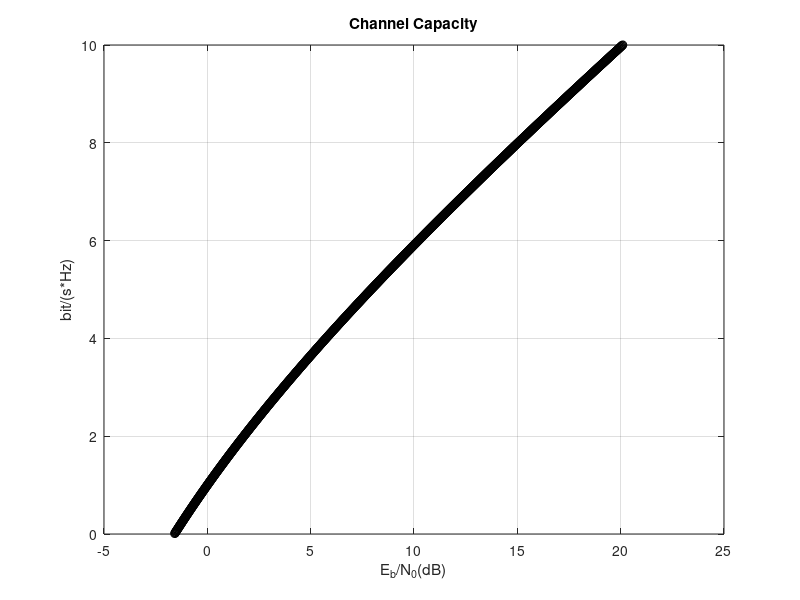

The MATLAB script that drew this image:
r = [0:0.01:10];
EbN0 = 10*log10((2.^r-1)./r);

figure;plot(EbN0,r,'-ko');
xlabel('E_b/N_0(dB)');
ylabel('bit/(s*Hz)');
title('Channel Capacity');
grid on
